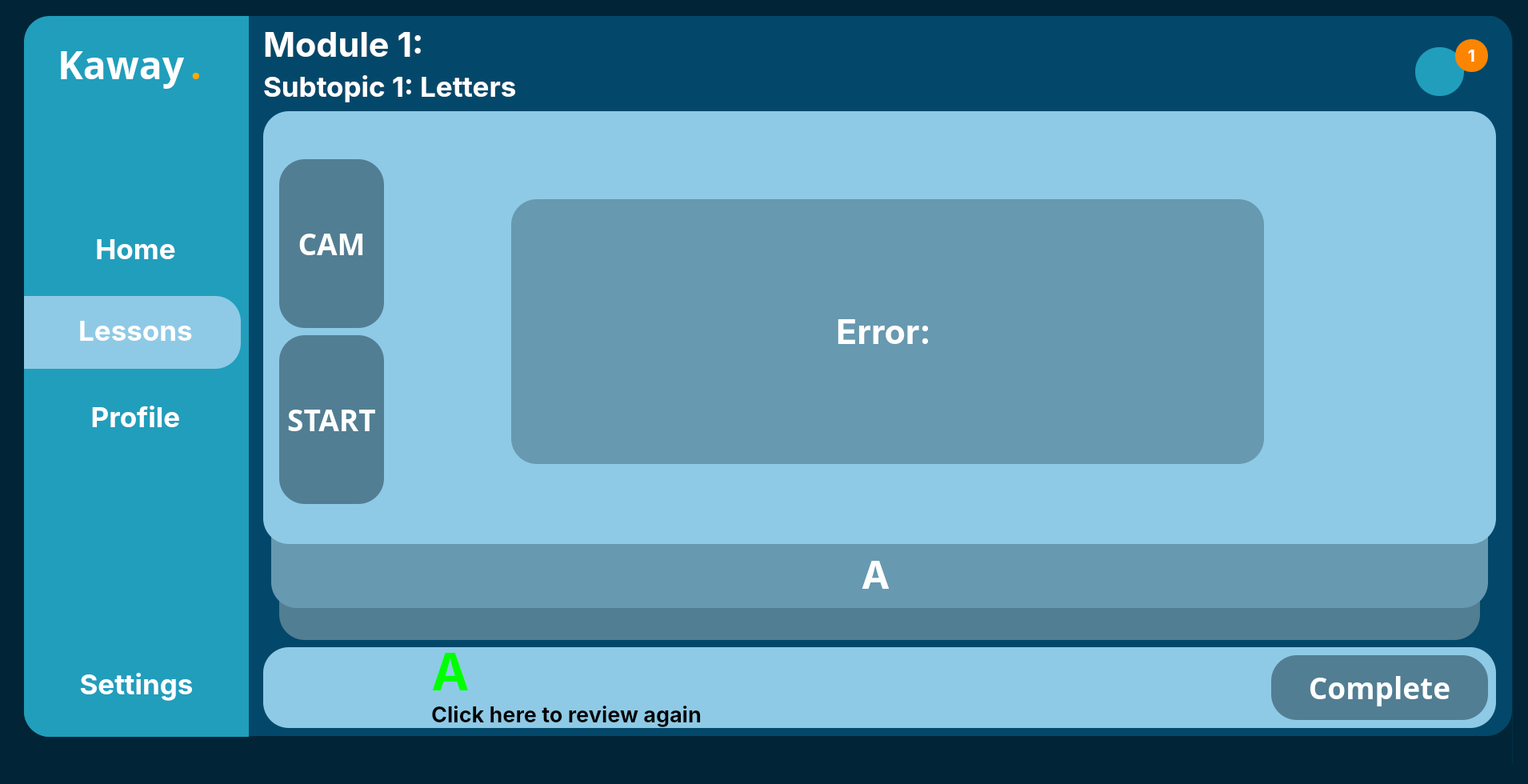
<?xml version="1.0" encoding="UTF-8"?>
<ui version="4.0">
 <class>MainWindow</class>
 <widget class="QMainWindow" name="MainWindow">
  <property name="geometry">
   <rect>
    <x>0</x>
    <y>0</y>
    <width>1910</width>
    <height>980</height>
   </rect>
  </property>
  <property name="windowTitle">
   <string>MainWindow</string>
  </property>
  <property name="styleSheet">
   <string notr="true">
background-color: rgb(1, 37, 55);</string>
  </property>
  <widget class="QWidget" name="centralwidget">
   <widget class="QWidget" name="MainBar" native="true">
    <property name="geometry">
     <rect>
      <x>30</x>
      <y>20</y>
      <width>1861</width>
      <height>1011</height>
     </rect>
    </property>
    <property name="styleSheet">
     <string notr="true"/>
    </property>
    <widget class="QWidget" name="SideTab" native="true">
     <property name="geometry">
      <rect>
       <x>0</x>
       <y>0</y>
       <width>281</width>
       <height>961</height>
      </rect>
     </property>
     <widget class="QFrame" name="SideTabFrame">
      <property name="geometry">
       <rect>
        <x>0</x>
        <y>0</y>
        <width>291</width>
        <height>901</height>
       </rect>
      </property>
      <property name="styleSheet">
       <string notr="true">background-color: rgb(33, 158, 188);
border-top-left-radius: 32px;
border-bottom-left-radius: 32px;</string>
      </property>
      <property name="frameShape">
       <enum>QFrame::StyledPanel</enum>
      </property>
      <property name="frameShadow">
       <enum>QFrame::Raised</enum>
      </property>
      <widget class="QPushButton" name="Lessons">
       <property name="geometry">
        <rect>
         <x>0</x>
         <y>372</y>
         <width>279</width>
         <height>42</height>
        </rect>
       </property>
       <property name="font">
        <font>
         <family>Inter</family>
         <pointsize>26</pointsize>
         <bold>true</bold>
        </font>
       </property>
       <property name="styleSheet">
        <string notr="true">color:rgb(255, 255, 255);
background-color: rgba(255, 255, 255, 0);</string>
       </property>
       <property name="text">
        <string>Lessons</string>
       </property>
       <property name="icon">
        <iconset>
         <normaloff>../linear/note-2.svg</normaloff>../linear/note-2.svg</iconset>
       </property>
       <property name="iconSize">
        <size>
         <width>40</width>
         <height>40</height>
        </size>
       </property>
      </widget>
      <widget class="QFrame" name="frame">
       <property name="geometry">
        <rect>
         <x>0</x>
         <y>350</y>
         <width>271</width>
         <height>91</height>
        </rect>
       </property>
       <property name="styleSheet">
        <string notr="true">background-color: rgb(142, 202, 230);
border-top-left-radius: 0px;
border-bottom-left-radius: 0px;
border-top-right-radius: 32px;
border-bottom-right-radius: 32px;</string>
       </property>
       <property name="frameShape">
        <enum>QFrame::StyledPanel</enum>
       </property>
       <property name="frameShadow">
        <enum>QFrame::Raised</enum>
       </property>
      </widget>
      <widget class="QWidget" name="verticalLayoutWidget">
       <property name="geometry">
        <rect>
         <x>0</x>
         <y>770</y>
         <width>281</width>
         <height>131</height>
        </rect>
       </property>
       <layout class="QVBoxLayout" name="verticalLayout">
        <item>
         <widget class="QPushButton" name="Settings">
          <property name="font">
           <font>
            <family>Inter</family>
            <pointsize>26</pointsize>
            <bold>true</bold>
           </font>
          </property>
          <property name="styleSheet">
           <string notr="true">color:rgb(255, 255, 255)</string>
          </property>
          <property name="text">
           <string>Settings</string>
          </property>
          <property name="icon">
           <iconset>
            <normaloff>../linear/setting-3.svg</normaloff>../linear/setting-3.svg</iconset>
          </property>
          <property name="iconSize">
           <size>
            <width>35</width>
            <height>35</height>
           </size>
          </property>
         </widget>
        </item>
       </layout>
      </widget>
      <widget class="QWidget" name="horizontalLayoutWidget">
       <property name="geometry">
        <rect>
         <x>42</x>
         <y>20</y>
         <width>241</width>
         <height>80</height>
        </rect>
       </property>
       <layout class="QHBoxLayout" name="horizontalLayout">
        <item>
         <widget class="QLabel" name="Kaway">
          <property name="font">
           <font>
            <family>Poppins</family>
            <pointsize>36</pointsize>
            <bold>true</bold>
           </font>
          </property>
          <property name="styleSheet">
           <string notr="true">color:rgb(255, 255, 255)</string>
          </property>
          <property name="text">
           <string>Kaway</string>
          </property>
         </widget>
        </item>
        <item>
         <widget class="QLabel" name="Dot">
          <property name="font">
           <font>
            <family>Poppins</family>
            <pointsize>36</pointsize>
            <bold>true</bold>
           </font>
          </property>
          <property name="styleSheet">
           <string notr="true">color: rgb(255, 170, 0);</string>
          </property>
          <property name="text">
           <string>.</string>
          </property>
         </widget>
        </item>
       </layout>
      </widget>
      <widget class="QPushButton" name="Profile">
       <property name="geometry">
        <rect>
         <x>0</x>
         <y>480</y>
         <width>279</width>
         <height>42</height>
        </rect>
       </property>
       <property name="font">
        <font>
         <family>Inter</family>
         <pointsize>26</pointsize>
         <bold>true</bold>
        </font>
       </property>
       <property name="styleSheet">
        <string notr="true">color:rgb(255, 255, 255)</string>
       </property>
       <property name="text">
        <string>Profile</string>
       </property>
       <property name="icon">
        <iconset>
         <normaloff>../linear/user-square.svg</normaloff>../linear/user-square.svg</iconset>
       </property>
       <property name="iconSize">
        <size>
         <width>35</width>
         <height>35</height>
        </size>
       </property>
      </widget>
      <widget class="QPushButton" name="Home">
       <property name="geometry">
        <rect>
         <x>0</x>
         <y>270</y>
         <width>279</width>
         <height>42</height>
        </rect>
       </property>
       <property name="font">
        <font>
         <family>Inter</family>
         <pointsize>26</pointsize>
         <bold>true</bold>
        </font>
       </property>
       <property name="layoutDirection">
        <enum>Qt::LeftToRight</enum>
       </property>
       <property name="autoFillBackground">
        <bool>false</bool>
       </property>
       <property name="styleSheet">
        <string notr="true">color:rgb(255, 255, 255);
background-color: rgba(255, 255, 255, 0)</string>
       </property>
       <property name="text">
        <string>Home</string>
       </property>
       <property name="icon">
        <iconset>
         <normaloff>../linear/element-3.png</normaloff>../linear/element-3.png</iconset>
       </property>
       <property name="iconSize">
        <size>
         <width>30</width>
         <height>30</height>
        </size>
       </property>
      </widget>
      <zorder>frame</zorder>
      <zorder>Lessons</zorder>
      <zorder>verticalLayoutWidget</zorder>
      <zorder>horizontalLayoutWidget</zorder>
      <zorder>Profile</zorder>
      <zorder>Home</zorder>
     </widget>
    </widget>
    <widget class="QWidget" name="RightContainer" native="true">
     <property name="geometry">
      <rect>
       <x>279</x>
       <y>-1</y>
       <width>1581</width>
       <height>1011</height>
      </rect>
     </property>
     <widget class="QFrame" name="LowerFrame">
      <property name="geometry">
       <rect>
        <x>40</x>
        <y>450</y>
        <width>1501</width>
        <height>331</height>
       </rect>
      </property>
      <property name="styleSheet">
       <string notr="true">background-color: rgb(82, 126, 147);
border-radius: 32px</string>
      </property>
      <property name="frameShape">
       <enum>QFrame::StyledPanel</enum>
      </property>
      <property name="frameShadow">
       <enum>QFrame::Raised</enum>
      </property>
     </widget>
     <widget class="QFrame" name="MidFrame">
      <property name="geometry">
       <rect>
        <x>30</x>
        <y>170</y>
        <width>1521</width>
        <height>571</height>
       </rect>
      </property>
      <property name="styleSheet">
       <string notr="true">background-color: rgb(103, 153, 176);
border-radius: 32px</string>
      </property>
      <property name="frameShape">
       <enum>QFrame::StyledPanel</enum>
      </property>
      <property name="frameShadow">
       <enum>QFrame::Raised</enum>
      </property>
      <widget class="QLabel" name="AnswerText">
       <property name="geometry">
        <rect>
         <x>380</x>
         <y>500</y>
         <width>751</width>
         <height>71</height>
        </rect>
       </property>
       <property name="font">
        <font>
         <family>Inter</family>
         <pointsize>36</pointsize>
         <bold>true</bold>
        </font>
       </property>
       <property name="styleSheet">
        <string notr="true">color: rgb(255, 255, 255);</string>
       </property>
       <property name="text">
        <string>A</string>
       </property>
       <property name="alignment">
        <set>Qt::AlignHCenter|Qt::AlignTop</set>
       </property>
      </widget>
     </widget>
     <widget class="QFrame" name="UpperFrame">
      <property name="geometry">
       <rect>
        <x>20</x>
        <y>120</y>
        <width>1541</width>
        <height>541</height>
       </rect>
      </property>
      <property name="styleSheet">
       <string notr="true">background-color: rgb(142, 202, 230);
border-radius: 32px
</string>
      </property>
      <property name="frameShape">
       <enum>QFrame::StyledPanel</enum>
      </property>
      <property name="frameShadow">
       <enum>QFrame::Raised</enum>
      </property>
      <widget class="QLabel" name="CameraFrame">
       <property name="geometry">
        <rect>
         <x>360</x>
         <y>20</y>
         <width>991</width>
         <height>491</height>
        </rect>
       </property>
       <property name="text">
        <string/>
       </property>
      </widget>
      <widget class="QPushButton" name="StartCamera">
       <property name="geometry">
        <rect>
         <x>20</x>
         <y>60</y>
         <width>131</width>
         <height>211</height>
        </rect>
       </property>
       <property name="font">
        <font>
         <family>Poppins</family>
         <pointsize>28</pointsize>
         <bold>true</bold>
        </font>
       </property>
       <property name="styleSheet">
        <string notr="true">color: rgb(255, 255, 255);
background-color: rgb(82, 126, 147);
border-radius: 32px
</string>
       </property>
       <property name="text">
        <string>CAM</string>
       </property>
      </widget>
      <widget class="QPushButton" name="StartDetection">
       <property name="geometry">
        <rect>
         <x>20</x>
         <y>280</y>
         <width>131</width>
         <height>211</height>
        </rect>
       </property>
       <property name="font">
        <font>
         <family>Poppins</family>
         <pointsize>28</pointsize>
         <bold>true</bold>
        </font>
       </property>
       <property name="styleSheet">
        <string notr="true">color: rgb(255, 255, 255);
background-color: rgb(82, 126, 147);
border-radius: 32px
</string>
       </property>
       <property name="text">
        <string>START</string>
       </property>
      </widget>
      <widget class="QFrame" name="Error">
       <property name="geometry">
        <rect>
         <x>310</x>
         <y>110</y>
         <width>941</width>
         <height>331</height>
        </rect>
       </property>
       <property name="styleSheet">
        <string notr="true">background-color: rgb(103, 153, 176);
border-radius: 32px</string>
       </property>
       <property name="frameShape">
        <enum>QFrame::StyledPanel</enum>
       </property>
       <property name="frameShadow">
        <enum>QFrame::Raised</enum>
       </property>
       <widget class="QLabel" name="AnswerText_3">
        <property name="geometry">
         <rect>
          <x>380</x>
          <y>500</y>
          <width>751</width>
          <height>71</height>
         </rect>
        </property>
        <property name="font">
         <font>
          <family>Inter</family>
          <pointsize>36</pointsize>
          <bold>true</bold>
         </font>
        </property>
        <property name="styleSheet">
         <string notr="true">color: rgb(255, 255, 255);</string>
        </property>
        <property name="text">
         <string>A</string>
        </property>
        <property name="alignment">
         <set>Qt::AlignHCenter|Qt::AlignTop</set>
        </property>
       </widget>
       <widget class="QLabel" name="ErrorText">
        <property name="geometry">
         <rect>
          <x>10</x>
          <y>140</y>
          <width>911</width>
          <height>51</height>
         </rect>
        </property>
        <property name="font">
         <font>
          <family>Inter</family>
          <pointsize>32</pointsize>
          <bold>true</bold>
         </font>
        </property>
        <property name="styleSheet">
         <string notr="true">color: rgb(255, 255, 255);</string>
        </property>
        <property name="text">
         <string>Error:</string>
        </property>
        <property name="alignment">
         <set>Qt::AlignCenter</set>
        </property>
       </widget>
      </widget>
     </widget>
     <widget class="QFrame" name="frame_4">
      <property name="geometry">
       <rect>
        <x>20</x>
        <y>790</y>
        <width>1541</width>
        <height>101</height>
       </rect>
      </property>
      <property name="maximumSize">
       <size>
        <width>1541</width>
        <height>101</height>
       </size>
      </property>
      <property name="styleSheet">
       <string notr="true">background-color: rgb(142, 202, 230);
border-radius: 32px
</string>
      </property>
      <property name="frameShape">
       <enum>QFrame::StyledPanel</enum>
      </property>
      <property name="frameShadow">
       <enum>QFrame::Raised</enum>
      </property>
      <widget class="QPushButton" name="NextModule">
       <property name="geometry">
        <rect>
         <x>1260</x>
         <y>10</y>
         <width>271</width>
         <height>81</height>
        </rect>
       </property>
       <property name="sizePolicy">
        <sizepolicy hsizetype="Fixed" vsizetype="Fixed">
         <horstretch>0</horstretch>
         <verstretch>0</verstretch>
        </sizepolicy>
       </property>
       <property name="maximumSize">
        <size>
         <width>271</width>
         <height>81</height>
        </size>
       </property>
       <property name="font">
        <font>
         <family>Poppins</family>
         <pointsize>28</pointsize>
         <bold>true</bold>
        </font>
       </property>
       <property name="styleSheet">
        <string notr="true">color: rgb(255, 255, 255);
background-color: rgb(82, 126, 147);
border-radius: 32px
</string>
       </property>
       <property name="text">
        <string>Complete</string>
       </property>
      </widget>
      <widget class="QWidget" name="verticalLayoutWidget_5">
       <property name="geometry">
        <rect>
         <x>210</x>
         <y>0</y>
         <width>831</width>
         <height>101</height>
        </rect>
       </property>
       <layout class="QVBoxLayout" name="verticalLayout_5">
        <property name="sizeConstraint">
         <enum>QLayout::SetDefaultConstraint</enum>
        </property>
        <item>
         <widget class="QLabel" name="UserAnswer">
          <property name="maximumSize">
           <size>
            <width>829</width>
            <height>61</height>
           </size>
          </property>
          <property name="font">
           <font>
            <family>Inter</family>
            <pointsize>48</pointsize>
            <bold>true</bold>
           </font>
          </property>
          <property name="styleSheet">
           <string notr="true">color: rgb(0, 255, 0);</string>
          </property>
          <property name="text">
           <string>A</string>
          </property>
         </widget>
        </item>
        <item>
         <widget class="QPushButton" name="ReviewButton">
          <property name="sizePolicy">
           <sizepolicy hsizetype="Fixed" vsizetype="Fixed">
            <horstretch>0</horstretch>
            <verstretch>0</verstretch>
           </sizepolicy>
          </property>
          <property name="font">
           <font>
            <family>Inter</family>
            <pointsize>20</pointsize>
            <bold>true</bold>
           </font>
          </property>
          <property name="text">
           <string>Click here to review again</string>
          </property>
         </widget>
        </item>
       </layout>
      </widget>
      <widget class="QLabel" name="Check">
       <property name="geometry">
        <rect>
         <x>50</x>
         <y>0</y>
         <width>121</width>
         <height>101</height>
        </rect>
       </property>
       <property name="maximumSize">
        <size>
         <width>121</width>
         <height>101</height>
        </size>
       </property>
       <property name="text">
        <string/>
       </property>
       <property name="pixmap">
        <pixmap>../linear/check.png</pixmap>
       </property>
       <property name="scaledContents">
        <bool>true</bool>
       </property>
      </widget>
     </widget>
     <widget class="QFrame" name="mainframe">
      <property name="geometry">
       <rect>
        <x>0</x>
        <y>0</y>
        <width>1581</width>
        <height>901</height>
       </rect>
      </property>
      <property name="styleSheet">
       <string notr="true">background-color: rgb(3, 72, 106);
border-top-right-radius: 32px;
border-bottom-right-radius: 32px;</string>
      </property>
      <property name="frameShape">
       <enum>QFrame::StyledPanel</enum>
      </property>
      <property name="frameShadow">
       <enum>QFrame::Raised</enum>
      </property>
      <widget class="QWidget" name="verticalLayoutWidget_2">
       <property name="geometry">
        <rect>
         <x>20</x>
         <y>10</y>
         <width>1061</width>
         <height>101</height>
        </rect>
       </property>
       <layout class="QVBoxLayout" name="verticalLayout_2">
        <item>
         <widget class="QLabel" name="Module">
          <property name="font">
           <font>
            <family>Inter</family>
            <pointsize>32</pointsize>
            <bold>true</bold>
           </font>
          </property>
          <property name="styleSheet">
           <string notr="true">color: rgb(255, 255, 255);</string>
          </property>
          <property name="text">
           <string>Module 1:</string>
          </property>
         </widget>
        </item>
        <item>
         <widget class="QLabel" name="subtopic">
          <property name="font">
           <font>
            <family>Inter</family>
            <pointsize>26</pointsize>
            <bold>true</bold>
           </font>
          </property>
          <property name="styleSheet">
           <string notr="true">color: rgb(255, 255, 255);</string>
          </property>
          <property name="text">
           <string>Subtopic 1: Letters</string>
          </property>
         </widget>
        </item>
       </layout>
      </widget>
      <widget class="QPushButton" name="NotifButton">
       <property name="geometry">
        <rect>
         <x>1460</x>
         <y>40</y>
         <width>61</width>
         <height>61</height>
        </rect>
       </property>
       <property name="styleSheet">
        <string notr="true">QPushButton {
	background-color: rgb(33, 158, 188);
    border-radius: 30px;
    }
</string>
       </property>
       <property name="text">
        <string/>
       </property>
       <property name="icon">
        <iconset>
         <normaloff>../../../../AppData/Local/Programs/Python/Python311/Lib/site-packages/qt6_applications/Qt/bin/notification-bing.svg</normaloff>../../../../AppData/Local/Programs/Python/Python311/Lib/site-packages/qt6_applications/Qt/bin/notification-bing.svg</iconset>
       </property>
       <property name="iconSize">
        <size>
         <width>40</width>
         <height>40</height>
        </size>
       </property>
      </widget>
      <widget class="QLabel" name="NotifNum">
       <property name="geometry">
        <rect>
         <x>1510</x>
         <y>30</y>
         <width>41</width>
         <height>41</height>
        </rect>
       </property>
       <property name="font">
        <font>
         <family>Inter</family>
         <pointsize>16</pointsize>
         <bold>true</bold>
        </font>
       </property>
       <property name="styleSheet">
        <string notr="true">color: rgb(255, 255, 255);
background-color: rgb(251, 133, 0);
    border-radius: 20px;
  </string>
       </property>
       <property name="text">
        <string>1</string>
       </property>
       <property name="alignment">
        <set>Qt::AlignCenter</set>
       </property>
      </widget>
     </widget>
     <zorder>mainframe</zorder>
     <zorder>LowerFrame</zorder>
     <zorder>MidFrame</zorder>
     <zorder>UpperFrame</zorder>
     <zorder>frame_4</zorder>
    </widget>
    <widget class="QFrame" name="MainFrame">
     <property name="geometry">
      <rect>
       <x>0</x>
       <y>0</y>
       <width>1861</width>
       <height>961</height>
      </rect>
     </property>
     <property name="styleSheet">
      <string notr="true">background-color: rgb(2, 48, 71);
border-radius: 32px
</string>
     </property>
     <property name="frameShape">
      <enum>QFrame::StyledPanel</enum>
     </property>
     <property name="frameShadow">
      <enum>QFrame::Raised</enum>
     </property>
    </widget>
    <zorder>MainFrame</zorder>
    <zorder>RightContainer</zorder>
    <zorder>SideTab</zorder>
   </widget>
  </widget>
  <widget class="QStatusBar" name="statusbar"/>
 </widget>
 <resources/>
 <connections/>
</ui>
